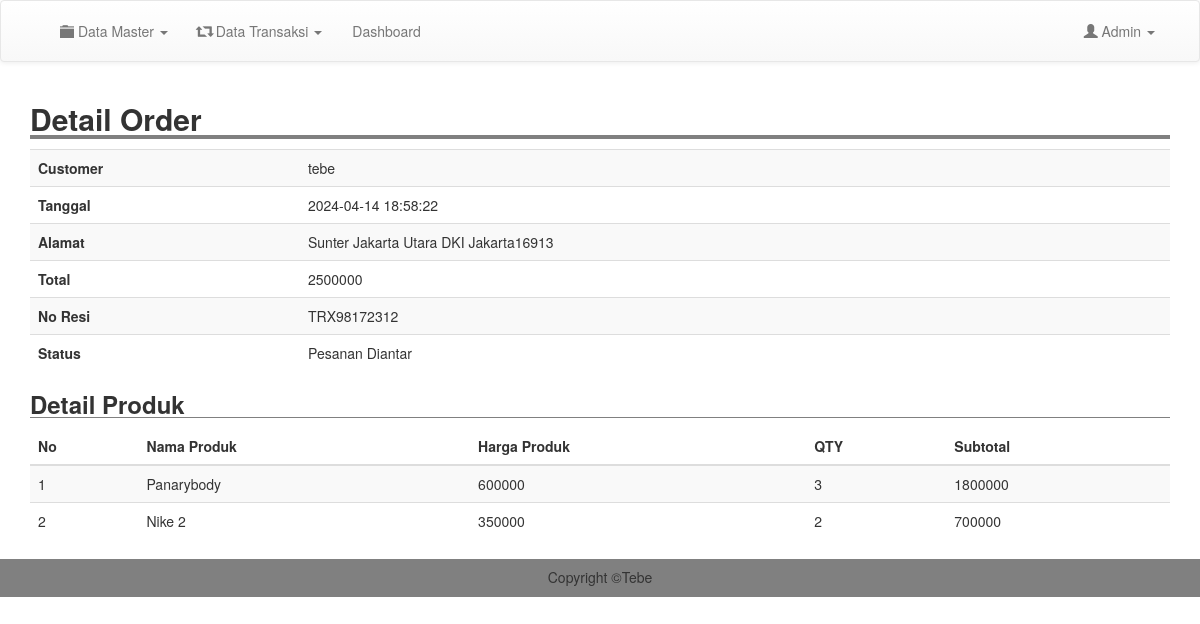
Screenshot of /Admin/detail_order.php?id=3 (signed in) with the database file from the repository.
### tables this page shows
CREATE TABLE `transaksi` (
  `id` int(11) NOT NULL,
  `id_customer` int(11) NOT NULL,
  `total` int(11) NOT NULL,
  `status` smallint(6) NOT NULL,
  `tanggal` datetime NOT NULL,
  `provinsi` varchar(255) NOT NULL,
  `kota` varchar(255) NOT NULL,
  `kodepos` varchar(255) NOT NULL,
  `alamat` varchar(255) NOT NULL,
  `no_resi` varchar(20) DEFAULT NULL
);

CREATE TABLE `users` (
  `id` int(11) NOT NULL,
  `nama` varchar(255) NOT NULL,
  `email` varchar(255) NOT NULL,
  `username` varchar(255) NOT NULL,
  `password` varchar(255) NOT NULL,
  `telp` varchar(255) DEFAULT NULL,
  `role` tinyint(4) NOT NULL
);

CREATE TABLE `detail_transaksi` (
  `id` int(11) NOT NULL,
  `id_order` int(11) NOT NULL,
  `id_produk` int(11) NOT NULL,
  `qty` int(11) NOT NULL
);

CREATE TABLE `produk` (
  `id` int(100) NOT NULL,
  `nama` varchar(100) NOT NULL,
  `image` text NOT NULL,
  `deskripsi` text NOT NULL,
  `harga` int(11) NOT NULL,
  `stok` int(11) NOT NULL
);

### Admin/detail_order.php (the view, shortened to what this page needs)
<?php
include 'layout/header.php';
$id_order = $_GET['id'];
$order = mysqli_query($conn, "SELECT u.nama as nama, t.* FROM transaksi t INNER JOIN users u on t.id_customer = u.id WHERE t.id = '$id_order'");
$order = mysqli_fetch_assoc($order);
$alamat = $order['alamat'] . ' ' . $order['kota'] . ' ' . $order['provinsi'] . '' . $order['kodepos'];
$detail_order = mysqli_query($conn,"SELECT p.nama as nama, p.harga as harga,  d.* FROM detail_transaksi d INNER JOIN produk p on d.id_produk = p.id WHERE id_order = '$id_order'");
switch ($order['status']) {
  case '3':
    $status = 'Pesanan Diantar';
    break;
}
?>
<div class="container">
  <h2 style="width: 100%; border-bottom: 4px solid gray;"><b>Detail Order</b></h2>
  <table class="table table-striped">
    <form action="proses/pesanan.php?id=<?= $id_order ?>" method="post">
      <tbody>
        <tr>
          <th>Customer</th>
          <td><?= $order['nama'] ?></td>
        </tr>
        <tr>
          <th>Tanggal</th>
          <td><?= $order['tanggal'] ?></td>
        </tr>
        <tr>
          <th>Alamat</th>
          <td><?= $alamat?></td>
        </tr>
        <tr>
          <th>Total</th>
          <td><?= $order['total'] ?></td>
        </tr>
        <tr>
          <th>No Resi</th>
          <td><?= $order['status'] == 2 && ($order['no_resi'] == '' || $order['no_resi'] == null) ? "<input type='text' class='form-control' name='resi' id='resi' placeholder='Isi Nomor Resi'>" : $order['no_resi']; ?></td>
        </tr>
        <tr>
          <th>Status</th>
          <td><?= $status ?></td>
        </tr>
      </tbody>
    </form>
  </table>
  <h3 style="width: 100%; border-bottom: 1px solid gray;"><b>Detail Produk</b></h3>
  <table class="table table-striped">
    <thead>
      <tr>
        <th>No</th>
        <th>Nama Produk</th>
        <th>Harga Produk</th>
        <th>QTY</th>
        <th>Subtotal</th>
      </tr>
    </thead>
    <tbody>
      <?php
        $no = 1;
        while ($row = mysqli_fetch_assoc($detail_order)) {
        ?>
          <tr>
            <td><?= $no ?></td>
            <td><?= $row['nama'] ?></td>
            <td><?= $row['harga'] ?></td>
            <td><?= $row['qty'] ?></td>
            <td><?= $row['harga'] * $row['qty'] ?></td>
          </tr>
      <?php
          $no++;
        }
      ?>
    </tbody>
  </table>
</div>
<?php
  include 'layout/footer.php'
?>

### assets/css/style.css (style rules this page uses)
body { margin:0; padding: 0; }

### rows the page displays
transaksi: users.nama "tebe", tanggal "2024-04-14 18:58:22", alamat "Sunter Jakarta Utara DKI Jakarta16913", total "2500000", no_resi "TRX98172312", status "Pesanan Diantar"
detail_transaksi: id_produk.nama "Panarybody", id_produk.harga "600000", qty "3", $row['harga'] * $row['qty'] "1800000"
detail_transaksi: id_produk.nama "Nike 2", id_produk.harga "350000", qty "2", $row['harga'] * $row['qty'] "700000"
